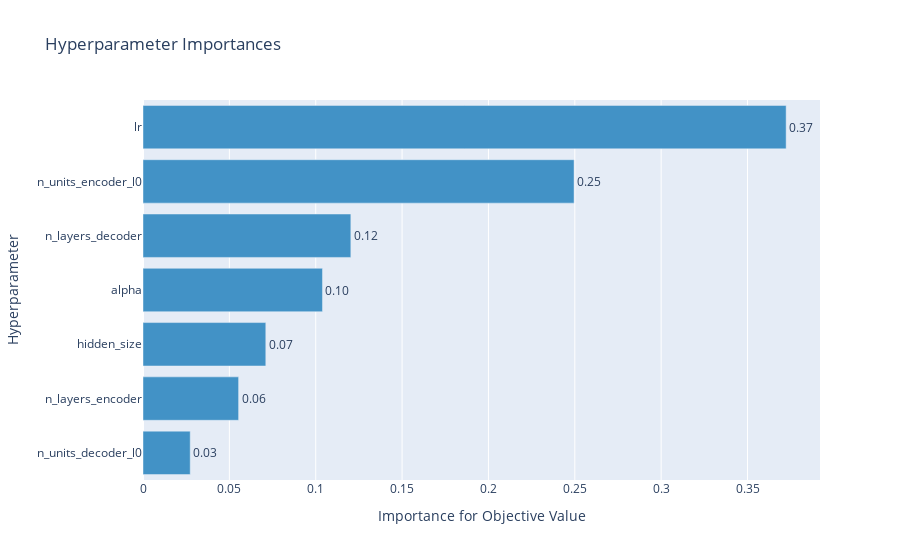

The cell this chart's notebook holds for it:
### Markdown cell above
### Optuna Graphs

### Code cell
optuna.visualization.plot_param_importances(study)

### Figure 1 — Plotly figure (JSON) as saved in the notebook; plotly's stock layout.template omitted (floating-point values rounded to 4 significant figures)
{"data": [{"cliponaxis": false, "hovertemplate": ["n_units_decoder_l0 (IntUniformDistribution): 0.02734175008849643<extra></extra>", "n_layers_encoder (IntUniformDistribution): 0.05535342894222889<extra></extra>", "hidden_size (IntUniformDistribution): 0.07109775940284846<extra></extra>", "alpha (IntUniformDistribution): 0.10391305936360977<extra></extra>", "n_layers_decoder (IntUniformDistribution): 0.12033406044763592<extra></extra>", "n_units_encoder_l0 (IntUniformDistribution): 0.24959037720539934<extra></extra>", "lr (LogUniformDistribution): 0.3723695645497812<extra></extra>"], "marker": {"color": "rgb(66,146,198)"}, "orientation": "h", "text": ["0.02734175008849643", "0.05535342894222889", "0.07109775940284846", "0.10391305936360977", "0.12033406044763592", "0.24959037720539934", "0.3723695645497812"], "textposition": "outside", "texttemplate": "%{text:.2f}", "type": "bar", "x": [0.02734, 0.05535, 0.0711, 0.1039, 0.1203, 0.2496, 0.3724], "y": ["n_units_decoder_l0", "n_layers_encoder", "hidden_size", "alpha", "n_layers_decoder", "n_units_encoder_l0", "lr"]}], "layout": {"showlegend": false, "title": {"text": "Hyperparameter Importances"}, "xaxis": {"title": {"text": "Importance for Objective Value"}}, "yaxis": {"title": {"text": "Hyperparameter"}}}}
